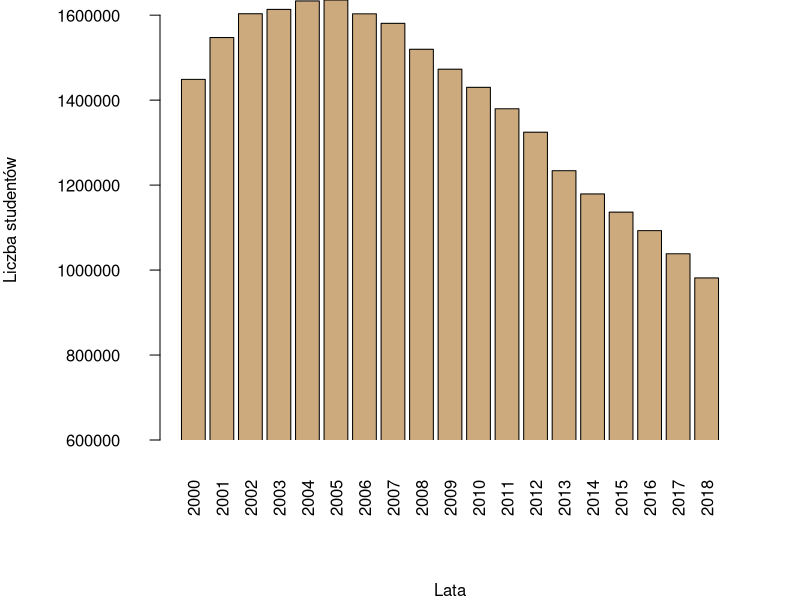
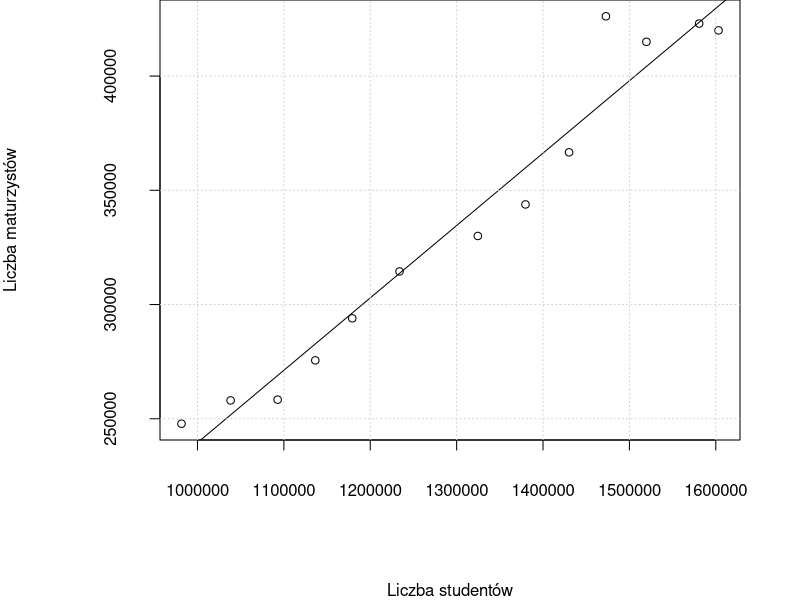
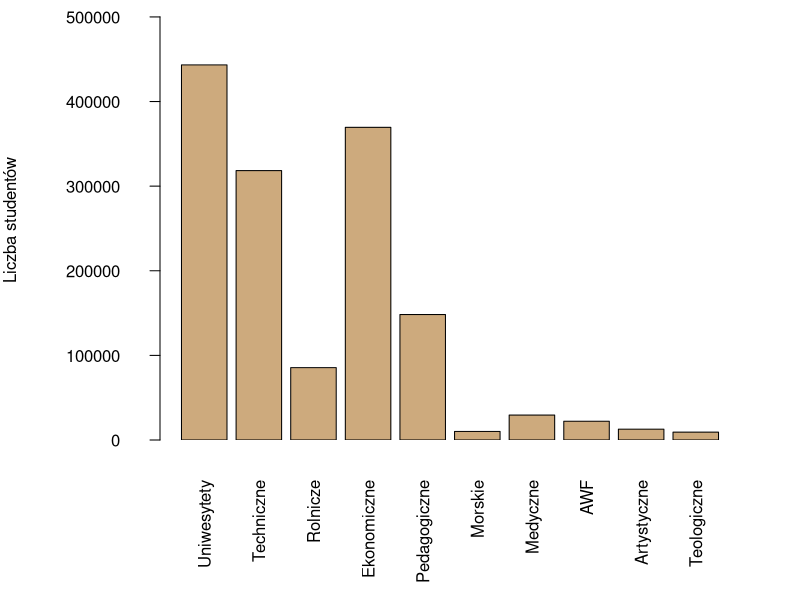
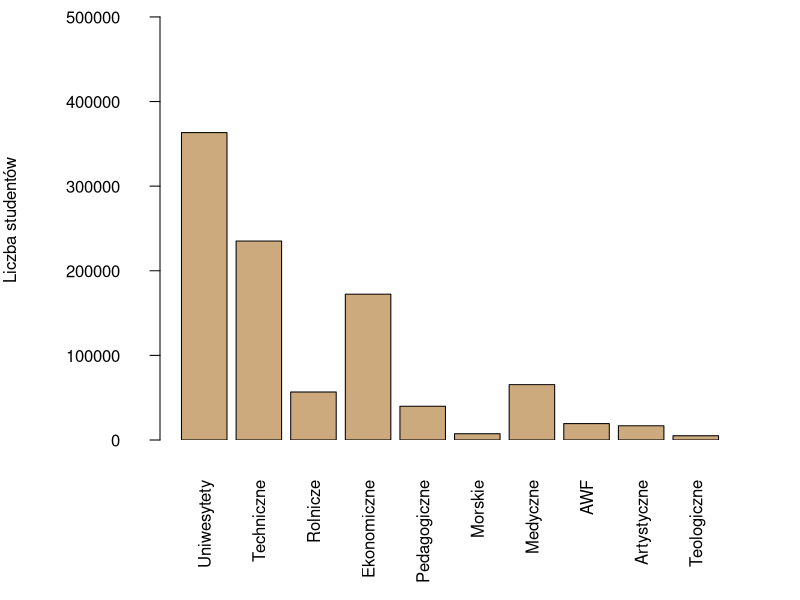
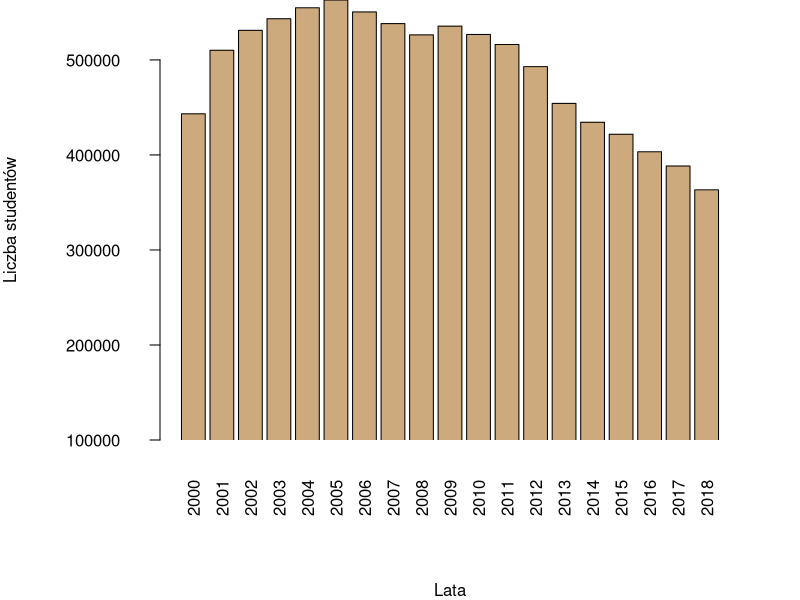
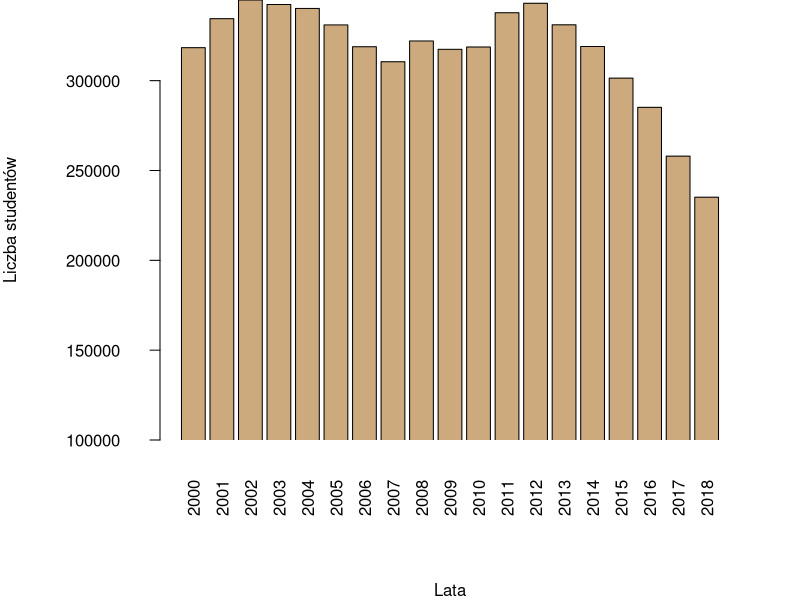
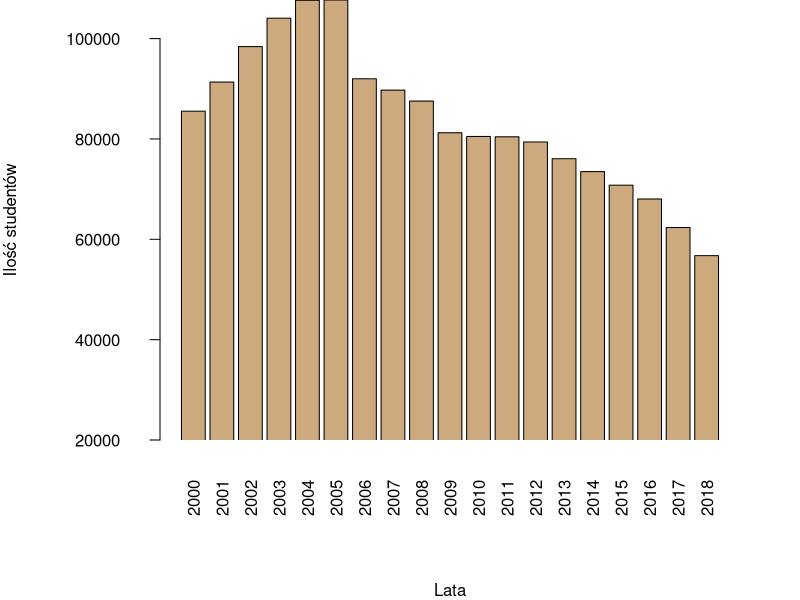
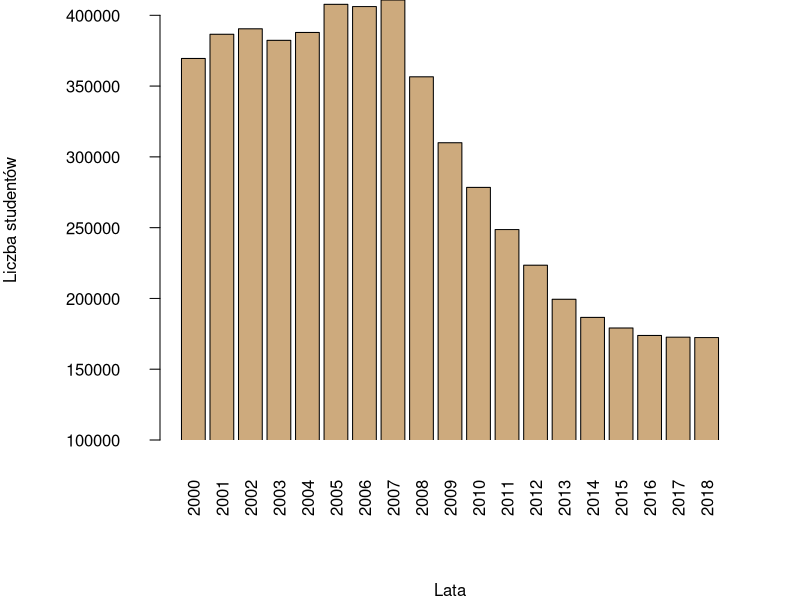

R code for these plots, in order:
## ---- chunk 1
knitr::opts_chunk$set(echo = TRUE)
library(readr)
tabela <- read_csv("uniwersytety.csv")
maturzysci <- read_csv("maturzysci.csv")
## ---- chunk 2

tabela


## ---- chunk 3
  
par(mar=c(8,8,0,3), mgp=c(7,2,0))
barplot(tabela$Ogolem,xlab="Lata",ylab="Liczba studentów",names.arg=c(2000:2018),las=2,ylim=c(600000,max(tabela$Ogolem)), xpd=FALSE, col="burlywood3", beside=TRUE)



## ---- chunk 4
mean(tabela$Ogolem)
## ---- chunk 5
var(tabela$Ogolem)
## ---- chunk 6
sd(tabela$Ogolem)
## ---- chunk 7
diff(range(tabela$Ogolem))
## ---- chunk 8
avg.dev <- function(x) mean(abs(x - mean(x)))
avg.dev(tabela$Ogolem)
## ---- chunk 9
fx <- fivenum(tabela$Ogolem)
names(fx) <- c("Minimum", "Q1", "Mediana", "Q3", "Maksimum")
fx
## ---- chunk 10
iqr2 <- function(x) diff(fivenum(x)[c(2, 4)])
iqr2(tabela$Ogolem)
## ---- chunk 11
maturzysci
## ---- chunk 12


model <- lm( Maturzysci ~ Studenci, data=maturzysci)
 plot( maturzysci$Studenci, maturzysci$Maturzysci, xlab="Liczba studentów",ylab="Liczba maturzystów")
abline(model)
 grid()

## ---- chunk 13
df2 <- data.frame(t(tabela[,-2][,-1]))
colnames(df2) <- c(2000:2018)
df2
## ---- chunk 14

par(mar=c(8,8,0,3), mgp=c(7,2,0))
options(scipen=5)
barplot( df2$"2000",ylab="Liczba studentów",las=2,names.arg=c("Uniwesytety", "Techniczne", "Rolnicze", "Ekonomiczne", "Pedagogiczne", "Morskie", "Medyczne", "AWF", "Artystyczne", "Teologiczne"),ylim=c(0,520000),xpd=FALSE,col="burlywood3",beside=TRUE)

## ---- chunk 15
par(mar=c(8,8,0,3), mgp=c(7,2,0))
options(scipen=5)
barplot( df2$"2018",ylab="Liczba studentów",las=2,names.arg=c("Uniwesytety", "Techniczne", "Rolnicze", "Ekonomiczne", "Pedagogiczne", "Morskie", "Medyczne", "AWF", "Artystyczne", "Teologiczne"),ylim=c(0,520000),xpd=FALSE,col="burlywood3",beside=TRUE)
## ---- chunk 16
  
par(mar=c(8,8,0,3), mgp=c(7,2,0))
options(scipen=5)
barplot(tabela$Uniwersytety,xlab="Lata",ylab="Liczba studentów",names.arg=c(2000:2018),las=2,ylim=c(100000,max(tabela$Uniwersytety)), xpd=FALSE, col="burlywood3", beside=TRUE)
## ---- chunk 17
mean(tabela$Uniwersytety)
## ---- chunk 18
var(tabela$Uniwersytety)
## ---- chunk 19
sd(tabela$Uniwersytety)
## ---- chunk 20
diff(range(tabela$Uniwersytety))
## ---- chunk 21
avg.dev(tabela$Uniwersytety)
## ---- chunk 22
fx <- fivenum(tabela$Uniwersytety)
names(fx) <- c("Minimum", "Q1", "Mediana", "Q3", "Maksimum")
fx
## ---- chunk 23
iqr2(tabela$Uniwersytety)
## ---- chunk 24

stos2000<-tabela$Uniwersytety[1]/ tabela$Ogolem[1]
stos2000*100
## ---- chunk 25
stos2018<- tabela$Uniwersytety[19]/tabela$Ogolem[19]
stos2018*100

## ---- chunk 26
  
par(mar=c(8,8,0,3), mgp=c(7,2,0))
options(scipen=5)
barplot(tabela$`Uczelnie techniczne`,xlab="Lata",ylab="Liczba studentów",names.arg=c(2000:2018),las=2,ylim=c(100000,max(tabela$`Uczelnie techniczne`)), xpd=FALSE, col="burlywood3", beside=TRUE)
## ---- chunk 27
mean(tabela$`Uczelnie techniczne`)
## ---- chunk 28
var(tabela$`Uczelnie techniczne`)
## ---- chunk 29
sd(tabela$`Uczelnie techniczne`)
## ---- chunk 30
diff(range(tabela$`Uczelnie techniczne`))
## ---- chunk 31
avg.dev(tabela$`Uczelnie techniczne`)
## ---- chunk 32
fx <- fivenum(tabela$`Uczelnie techniczne`)
names(fx) <- c("Minimum", "Q1", "Mediana", "Q3", "Maksimum")
fx
## ---- chunk 33
iqr2(tabela$`Uczelnie techniczne`)
## ---- chunk 34

stos2000<-tabela$`Uczelnie techniczne`[1]/ tabela$Ogolem[1]
stos2000*100
## ---- chunk 35
stos2018<- tabela$`Uczelnie techniczne`[19]/tabela$Ogolem[19]
stos2018*100

## ---- chunk 36
  
par(mar=c(8,8,0,3), mgp=c(7,2,0))
options(scipen=5)
barplot(tabela$`Uczelnie rolnicze`,xlab="Lata",ylab="Ilość studentów",names.arg=c(2000:2018),las=2,ylim=c(20000,max(tabela$`Uczelnie rolnicze`)), xpd=FALSE, col="burlywood3", beside=TRUE)
## ---- chunk 37
mean(tabela$`Uczelnie rolnicze`)
## ---- chunk 38
var(tabela$`Uczelnie rolnicze`)
## ---- chunk 39
sd(tabela$`Uczelnie rolnicze`)
## ---- chunk 40
diff(range(tabela$`Uczelnie rolnicze`))
## ---- chunk 41
avg.dev(tabela$`Uczelnie rolnicze`)
## ---- chunk 42
fx <- fivenum(tabela$`Uczelnie rolnicze`)
names(fx) <- c("Minimum", "Q1", "Mediana", "Q3", "Maksimum")
fx
## ---- chunk 43
iqr2(tabela$`Uczelnie rolnicze`)
## ---- chunk 44

stos2000<-tabela$`Uczelnie rolnicze`[1]/ tabela$Ogolem[1]
stos2000*100
## ---- chunk 45
stos2018<- tabela$`Uczelnie rolnicze`[19]/tabela$Ogolem[19]
stos2018*100

## ---- chunk 46
  
par(mar=c(8,8,0,3), mgp=c(7,2,0))
options(scipen=5)
barplot(tabela$`Uczelnie ekonomiczne`,xlab="Lata",ylab="Liczba studentów",names.arg=c(2000:2018),las=2,ylim=c(100000,max(tabela$`Uczelnie ekonomiczne`)), xpd=FALSE, col="burlywood3", beside=TRUE)
## ---- chunk 47
mean(tabela$`Uczelnie ekonomiczne`)
## ---- chunk 48
var(tabela$`Uczelnie ekonomiczne`)
## ---- chunk 49
sd(tabela$`Uczelnie ekonomiczne`)
## ---- chunk 50
diff(range(tabela$`Uczelnie ekonomiczne`))
## ---- chunk 51
avg.dev(tabela$`Uczelnie ekonomiczne`)
## ---- chunk 52
fx <- fivenum(tabela$`Uczelnie ekonomiczne`)
names(fx) <- c("Minimum", "Q1", "Mediana", "Q3", "Maksimum")
fx
## ---- chunk 53
iqr2(tabela$`Uczelnie ekonomiczne`)
## ---- chunk 54

stos2000<-tabela$`Uczelnie ekonomiczne`[1]/ tabela$Ogolem[1]
stos2000*100
## ---- chunk 55
stos2018<- tabela$`Uczelnie ekonomiczne`[19]/tabela$Ogolem[19]
stos2018*100

## ---- chunk 56
  
par(mar=c(8,8,0,3), mgp=c(7,2,0))
options(scipen=5)
barplot(tabela$`Uczelnie pedagogiczne`,xlab="Lata",ylab="Liczba studentów",names.arg=c(2000:2018),las=2,ylim=c(20000,max(tabela$`Uczelnie pedagogiczne`)), xpd=FALSE, col="burlywood3", beside=TRUE)
## ---- chunk 57
mean(tabela$`Uczelnie pedagogiczne`)
## ---- chunk 58
var(tabela$`Uczelnie pedagogiczne`)
## ---- chunk 59
sd(tabela$`Uczelnie pedagogiczne`)
## ---- chunk 60
diff(range(tabela$`Uczelnie pedagogiczne`))
## ---- chunk 61
avg.dev(tabela$`Uczelnie pedagogiczne`)
## ---- chunk 62
fx <- fivenum(tabela$`Uczelnie pedagogiczne`)
names(fx) <- c("Minimum", "Q1", "Mediana", "Q3", "Maksimum")
fx
## ---- chunk 63
iqr2(tabela$`Uczelnie pedagogiczne`)
## ---- chunk 64

stos2000<-tabela$`Uczelnie pedagogiczne`[1]/ tabela$Ogolem[1]
stos2000*100
## ---- chunk 65
stos2018<- tabela$`Uczelnie pedagogiczne`[19]/tabela$Ogolem[19]
stos2018*100

## ---- chunk 66
  
par(mar=c(8,8,0,3), mgp=c(7,2,0))
options(scipen=5)
barplot(tabela$`Uczelnie morskie`,xlab="Lata",ylab="Ilość studentów",names.arg=c(2000:2018),las=2,ylim=c(2000,max(tabela$`Uczelnie morskie`)), xpd=FALSE, col="burlywood3", beside=TRUE)
## ---- chunk 67
mean(tabela$`Uczelnie morskie`)
## ---- chunk 68
var(tabela$`Uczelnie morskie`)
## ---- chunk 69
sd(tabela$`Uczelnie morskie`)
## ---- chunk 70
diff(range(tabela$`Uczelnie morskie`))
## ---- chunk 71
avg.dev(tabela$`Uczelnie morskie`)
## ---- chunk 72
fx <- fivenum(tabela$`Uczelnie morskie`)
names(fx) <- c("Minimum", "Q1", "Mediana", "Q3", "Maksimum")
fx
## ---- chunk 73
iqr2(tabela$`Uczelnie morskie`)
## ---- chunk 74

stos2000<-tabela$`Uczelnie morskie`[1]/ tabela$Ogolem[1]
stos2000*100
## ---- chunk 75
stos2018<- tabela$`Uczelnie morskie`[19]/tabela$Ogolem[19]
stos2018*100

## ---- chunk 76
  
par(mar=c(8,8,0,3), mgp=c(7,2,0))
options(scipen=5)
barplot(tabela$`Uniwersytety medyczne`,xlab="Lata",ylab="Liczba studentów",names.arg=c(2000:2018),las=2,ylim=c(10000,max(tabela$`Uniwersytety medyczne`)), xpd=FALSE, col="burlywood3", beside=TRUE)
## ---- chunk 77
mean(tabela$`Uniwersytety medyczne`)
## ---- chunk 78
var(tabela$`Uniwersytety medyczne`)
## ---- chunk 79
sd(tabela$`Uniwersytety medyczne`)
## ---- chunk 80
diff(range(tabela$`Uniwersytety medyczne`))
## ---- chunk 81
avg.dev(tabela$`Uniwersytety medyczne`)
## ---- chunk 82
fx <- fivenum(tabela$`Uniwersytety medyczne`)
names(fx) <- c("Minimum", "Q1", "Mediana", "Q3", "Maksimum")
fx
## ---- chunk 83
iqr2(tabela$`Uniwersytety medyczne`)
## ---- chunk 84

stos2000<-tabela$`Uniwersytety medyczne`[1]/ tabela$Ogolem[1]
stos2000*100
## ---- chunk 85
stos2018<- tabela$`Uniwersytety medyczne`[19]/tabela$Ogolem[19]
stos2018*100

## ---- chunk 86
  
par(mar=c(8,8,0,3), mgp=c(7,2,0))
options(scipen=5)
barplot(tabela$`Akademie wychowania fizycznego`,xlab="Lata",ylab="Liczba studentów",names.arg=c(2000:2018),las=2,ylim=c(10000,max(tabela$`Akademie wychowania fizycznego`)), xpd=FALSE, col="burlywood3", beside=TRUE)
## ---- chunk 87
mean(tabela$`Akademie wychowania fizycznego`)
## ---- chunk 88
var(tabela$`Akademie wychowania fizycznego`)
## ---- chunk 89
sd(tabela$`Akademie wychowania fizycznego`)
## ---- chunk 90
diff(range(tabela$`Akademie wychowania fizycznego`))
## ---- chunk 91
avg.dev(tabela$`Akademie wychowania fizycznego`)
## ---- chunk 92
fx <- fivenum(tabela$`Akademie wychowania fizycznego`)
names(fx) <- c("Minimum", "Q1", "Mediana", "Q3", "Maksimum")
fx
## ---- chunk 93
iqr2(tabela$`Akademie wychowania fizycznego`)
## ---- chunk 94

stos2000<-tabela$`Akademie wychowania fizycznego`[1]/ tabela$Ogolem[1]
stos2000*100
## ---- chunk 95
stos2018<- tabela$`Akademie wychowania fizycznego`[19]/tabela$Ogolem[19]
stos2018*100

## ---- chunk 96
  
par(mar=c(8,8,0,3), mgp=c(7,2,0))
options(scipen=5)
barplot(tabela$`Uczelnie artystyczne`,xlab="Lata",ylab="Liczba studentów",names.arg=c(2000:2018),las=2,ylim=c(10000,max(tabela$`Uczelnie artystyczne`)), xpd=FALSE, col="burlywood3", beside=TRUE)
## ---- chunk 97
mean(tabela$`Uczelnie artystyczne`)
## ---- chunk 98
var(tabela$`Uczelnie artystyczne`)
## ---- chunk 99
sd(tabela$`Uczelnie artystyczne`)
## ---- chunk 100
diff(range(tabela$`Uczelnie artystyczne`))
## ---- chunk 101
avg.dev(tabela$`Uczelnie artystyczne`)
## ---- chunk 102
fx <- fivenum(tabela$`Uczelnie artystyczne`)
names(fx) <- c("Minimum", "Q1", "Mediana", "Q3", "Maksimum")
fx
## ---- chunk 103
iqr2(tabela$`Uczelnie artystyczne`)
## ---- chunk 104

stos2000<-tabela$`Uczelnie artystyczne`[1]/ tabela$Ogolem[1]
stos2000*100
## ---- chunk 105
stos2018<- tabela$`Uczelnie artystyczne`[19]/tabela$Ogolem[19]
stos2018*100

## ---- chunk 106
  
par(mar=c(8,8,0,3), mgp=c(7,2,0))
options(scipen=5)
barplot(tabela$`Uczelnie teologiczne`,xlab="Lata",ylab="Ilość studentów",names.arg=c(2000:2018),las=2,ylim=c(2000,max(tabela$`Uczelnie teologiczne`)), xpd=FALSE, col="burlywood3", beside=TRUE)
## ---- chunk 107
mean(tabela$`Uczelnie teologiczne`)
## ---- chunk 108
var(tabela$`Uczelnie teologiczne`)
## ---- chunk 109
sd(tabela$`Uczelnie teologiczne`)
## ---- chunk 110
diff(range(tabela$`Uczelnie teologiczne`))
## ---- chunk 111
avg.dev(tabela$`Uczelnie teologiczne`)
## ---- chunk 112
fx <- fivenum(tabela$`Uczelnie teologiczne`)
names(fx) <- c("Minimum", "Q1", "Mediana", "Q3", "Maksimum")
fx
## ---- chunk 113
iqr2(tabela$`Uczelnie teologiczne`)
## ---- chunk 114

stos2000<-tabela$`Uczelnie teologiczne`[1]/ tabela$Ogolem[1]
stos2000*100
## ---- chunk 115
stos2018<- tabela$`Uczelnie teologiczne`[19]/tabela$Ogolem[19]
stos2018*100

